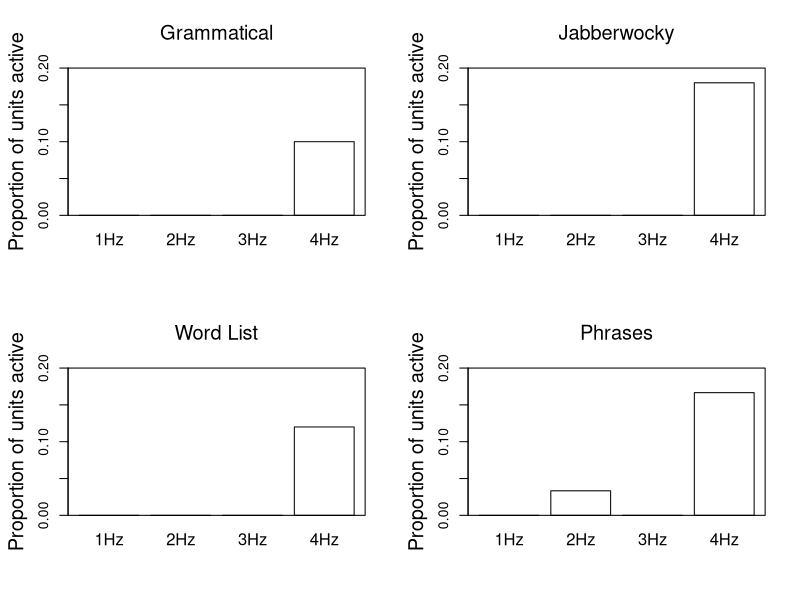

Recreate this plot in R.
#setwd("~/Desktop")
#getwd()
#jpeg(filename = "rplot.jpg", width = 4, height = 4, units = 'in', res = 300)
###################################
Grammatical = c(0,0,0,0.10)
Jabberwocky = c(0,0,0,0.18)
WordList = c(0,0,0,0.12)
OnlyNPs = c(0,0.0333,0,0.1666)

par(mfrow=c(2,2))

# Panel 1
par(mfg=c(1,1)) # select left-hand figure for drawing
mp1 <- barplot(Grammatical, ylim = c(0, 0.2), names.arg = c("1Hz", "2Hz", "3Hz", "4Hz"),
               col=colors, cex.axis = 1, cex.names = 1.2)            
box()               
mtext("Proportion of units active", side=2, line=2.5, cex=1.2, font=1)
mtext("Grammatical", side=3, line=1.5, cex=1.2, font=1, )

# Panel 2
par(mfg=c(1,2)) # select left-hand figure for drawing
mp2 <- barplot(Jabberwocky, ylim = c(0, 0.2), names.arg = c("1Hz", "2Hz", "3Hz", "4Hz"),
               col=colors, cex.axis = 1, cex.names = 1.2)            
box()               
mtext("Proportion of units active", side=2, line=2.5, cex=1.2, font=1)
mtext("Jabberwocky", side=3, line=1.5, cex=1.2, font=1, )

# Panel 3
par(mfg=c(2,1)) # select left-hand figure for drawing
mp3 <- barplot(WordList, ylim = c(0, 0.2), names.arg = c("1Hz", "2Hz", "3Hz", "4Hz"),
               col=colors, cex.axis = 1, cex.names = 1.2)            
box()               
mtext("Proportion of units active", side=2, line=2.5, cex=1.2, font=1)
mtext("Word List", side=3, line=1.5, cex=1.2, font=1, )

# Panel 4
par(mfg=c(2,2)) # select left-hand figure for drawing
mp3 <- barplot(OnlyNPs, ylim = c(0, 0.2), names.arg = c("1Hz", "2Hz", "3Hz", "4Hz"),
               col=colors, cex.axis = 1, cex.names = 1.2)            
box()               
mtext("Proportion of units active", side=2, line=2.5, cex=1.2, font=1)
mtext("Phrases", side=3, line=1.5, cex=1.2, font=1, )

###############
#dev.off()
